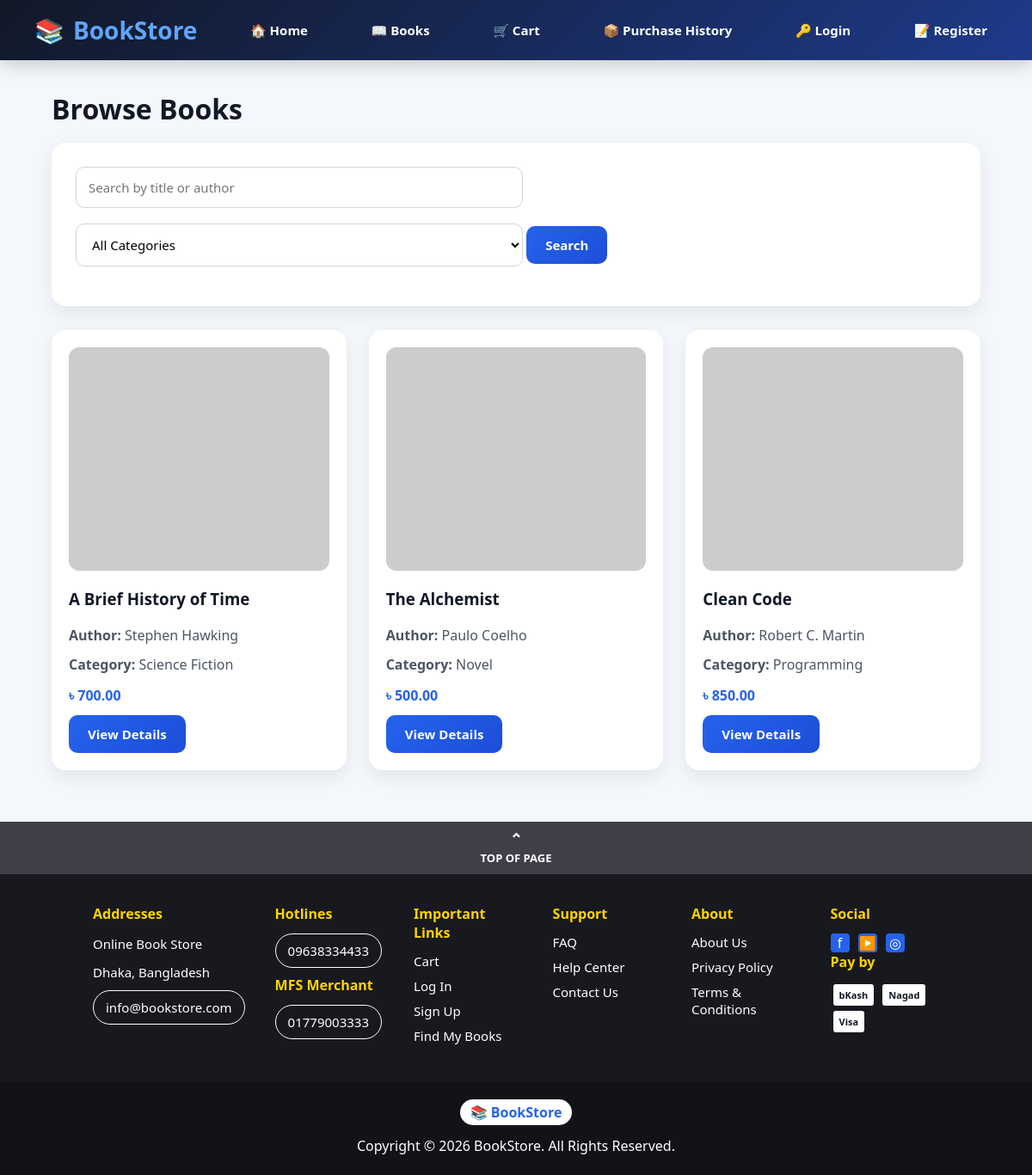
Page /views/customer/books.php on the committed database.
### tables this page shows
CREATE TABLE books (
id INT AUTO_INCREMENT PRIMARY KEY,
title VARCHAR(150) NOT NULL,
author VARCHAR(120) NOT NULL,
description TEXT,
price DECIMAL(10,2) NOT NULL,
category_id INT,
image_path VARCHAR(255),
stock INT NOT NULL DEFAULT 0,
created_at TIMESTAMP DEFAULT CURRENT_TIMESTAMP,
FOREIGN KEY (category_id) REFERENCES categories(id)
);

CREATE TABLE categories (
id INT AUTO_INCREMENT PRIMARY KEY,
name VARCHAR(100) NOT NULL UNIQUE,
created_at TIMESTAMP DEFAULT CURRENT_TIMESTAMP
);

### config/helpers.php (called while the page is built, shortened)
<?php
function isLoggedIn()
{
    return isset($_SESSION['user_id']);
}
?>

### views/customer/books.php (the view, shortened to what this page needs)
<?php
require_once '../../config/database.php';
require_once '../../config/helpers.php';
$books = $conn->query("
    SELECT books.*, categories.name AS category_name
    FROM books
    JOIN categories ON books.category_id = categories.id
    ORDER BY books.id DESC
");
?>
<!DOCTYPE html>
<html>
<head>
    <link rel="stylesheet" href="../../public/css/style.css">
</head>
<body>
<div class="navbar">
    <div class="logo">
        📚 <span>BookStore</span>
    </div>
    <a href="../../index.php">🏠 Home </a>
    <a href="books.php">📖 Books </a>
    <a href="cart.php">🛒 Cart  </a>
    <a href="order_history.php">📦 Purchase History</a>
    <?php if(isLoggedIn()): ?>
        <a href="profile.php">👤 Profile</a>
        <a href="/online_book_store/controllers/logoutController.php">🔓 Logout</a>
    <?php else: ?>
        <a href="../auth/login.php">🔑 Login </a>
        <a href="../auth/register.php"> 📝 Register</a>
    <?php endif; ?>
</div>
<div class="container">
    <h1>Browse Books</h1>
    <div class="card">
        <input type="text" id="searchInput" placeholder="Search by title or author">
        <select id="categoryFilter">
            <option value="">All Categories</option>
        </select>
        <button onclick="searchBooks()">Search</button>
    </div>
    <div class="book-grid" id="bookList">
        <?php while($book = $books->fetch_assoc()): ?>
            <div class="book-card">
                <img src="<?php echo $book['image_path'] ? '../../public/uploads/books/'.$book['image_path'] : 'https://via.placeholder.com/200x250'; ?>">
                <h3><?php echo $book['title']; ?></h3>
                <p><strong>Author:</strong> <?php echo $book['author']; ?></p>
                <p><strong>Category:</strong> <?php echo $book['category_name']; ?></p>
                <h4>৳ <?php echo $book['price']; ?></h4>
                <a href="book_details.php?id=<?php echo $book['id']; ?>">
                    <button>View Details</button>
                </a>
            </div>
        <?php endwhile; ?>
    </div>
</div>
    <?php require_once '../layouts/footer.php'; ?>
</body>
</html>

### views/layouts/footer.php (shortened to what this page needs)
<!DOCTYPE html>
<html lang="en">
<head>
    <link rel="stylesheet" href="../../public/css/style.css">
</head>
<body>
    <footer class="site-footer">
    <div class="footer-top">
        <a href="#top">⌃</a>
        <p>TOP OF PAGE</p>
    </div>
    <div class="footer-content">
        <div class="footer-col">
            <h4>Addresses</h4>
            <p>Online Book Store</p>
            <p>Dhaka, Bangladesh</p>
            <p class="footer-pill">info@bookstore.com</p>
        </div>
        <div class="footer-col">
            <h4>Hotlines</h4>
            <p class="footer-pill">09638334433</p>
            <h4>MFS Merchant</h4>
            <p class="footer-pill">01779003333</p>
        </div>
        <div class="footer-col">
            <h4>Important Links</h4>
            <a href="/online_book_store/views/customer/cart.php">
                Cart
            </a>
            <a href="/online_book_store/views/auth/login.php">
                Log In
            </a>
            <a href="/online_book_store/views/auth/register.php">
                Sign Up
            </a>
            <a href="/online_book_store/views/customer/books.php">
                Find My Books
            </a>
        </div>
        <div class="footer-col">
            <h4>Support</h4>
            <a href="#">FAQ</a>
            <a href="#">Help Center</a>
            <a href="#">Contact Us</a>
        </div>
        <div class="footer-col">
            <h4>About</h4>
            <a href="#">About Us</a>
            <a href="#">Privacy Policy</a>
            <a href="#">Terms & Conditions</a>
        </div>
        <div class="footer-col">
            <h4>Social</h4>
            <div class="social-icons">
                <span>f</span>
                <span>▶️</span>
                <span>◎</span>
            </div>
            <h4>Pay by</h4>
            <div class="payment-icons">
                <span>bKash</span>
                <span>Nagad</span>
                <span>Visa</span>
            </div>
        </div>
    </div>
    <div class="footer-bottom">
        <div class="footer-logo">
            📚 <span>BookStore</span>
        </div>
        <p>
            Copyright © 2026 BookStore. All Rights Reserved.
        </p>
    </div>
</footer>
</body>
</html>

### public/css/style.css (style rules this page uses)
* { margin:0; padding:0; box-sizing:border-box; font-family:"Segoe UI", Arial, sans-serif; }
body { background:#f4f7fb; color:#1f2937; }
.navbar { background:linear-gradient(135deg,#111827,#1e3a8a); padding:16px 40px; display:flex; align-items:center; justify-content: space-between; gap:22px; flex-wrap:wrap; box-shadow:0 6px 20px rgba(0,0,0,0.18); position:sticky; top:0; z-index:1000; }
.navbar a { color:#ffffff; text-decoration:none; font-size:15px; font-weight:600; padding:8px 12px; border-radius:8px; transition:0.3s; }
.logo { display:flex; align-items:center; gap:10px; color:white; font-size:28px; font-weight:bold; }
.logo span { color:#60a5fa; }
.container { width:90%; max-width:1250px; margin:35px auto; }
h1,h2,h3 { margin-bottom:18px; color:#111827; }
p { line-height:1.6; }
.card { background:white; padding:28px; border-radius:16px; box-shadow:0 8px 24px rgba(0,0,0,0.08); margin-bottom:28px; }
input, select, textarea { width:100%; max-width:520px; padding:13px 14px; margin-bottom:18px; border:1px solid #d1d5db; border-radius:10px; font-size:15px; outline:none; transition:0.3s; background:#fff; }
button { background:linear-gradient(135deg,#2563eb,#1d4ed8); color:white; border:none; padding:12px 22px; border-radius:10px; cursor:pointer; font-size:15px; font-weight:700; transition:0.3s; }
.book-grid { display:grid; grid-template-columns:repeat(auto-fit,minmax(260px,1fr)); gap:26px; margin-top:25px; }
.book-card { background:white; border-radius:16px; padding:20px; box-shadow:0 8px 22px rgba(0,0,0,0.08); transition:0.3s; }
.book-card img { width:100%; height:260px; object-fit:cover; border-radius:12px; margin-bottom:15px; }
.book-card p { margin-bottom:8px; color:#4b5563; }
.book-card h4 { color:#2563eb; margin:12px 0; }
.site-footer { background:#18191f; color:white; margin-top:60px; }
.footer-top { background:#3f3f49; text-align:center; padding:8px; font-size:13px; font-weight:700; }
.footer-top a { color:white; text-decoration:none; font-size:18px; }
.footer-content { display:grid; grid-template-columns:repeat(6,1fr); gap:35px; padding:35px 9%; }
.footer-col h4 { color:#ffd400; margin-bottom:12px; font-size:16px; }
.footer-col p, .footer-col a { display:block; color:white; text-decoration:none; margin-bottom:9px; font-size:15px; }
.footer-pill { display:inline-block !important; border:1px solid white; padding:7px 14px; border-radius:20px; }
.social-icons span { display:inline-flex; width:22px; height:22px; align-items:center; justify-content:center; background:#2563eb; border-radius:4px; margin-right:6px; }
.payment-icons span { display:inline-block; background:white; color:#111827; font-size:11px; font-weight:700; padding:5px 7px; border-radius:3px; margin:3px; }
.footer-bottom { background:#121318; text-align:center; padding:20px; }
.footer-logo { display:inline-block; background:white; color:#111827; padding:4px 12px; border-radius:20px; font-weight:800; margin-bottom:12px; }
.footer-logo span { color:#2563eb; }

### rows in the picture
books: title "A Brief History of Time", author "Stephen Hawking", category.name "Science Fiction", price "700.00"
books: title "The Alchemist", author "Paulo Coelho", category.name "Novel", price "500.00"
books: title "Clean Code", author "Robert C. Martin", category.name "Programming", price "850.00"
